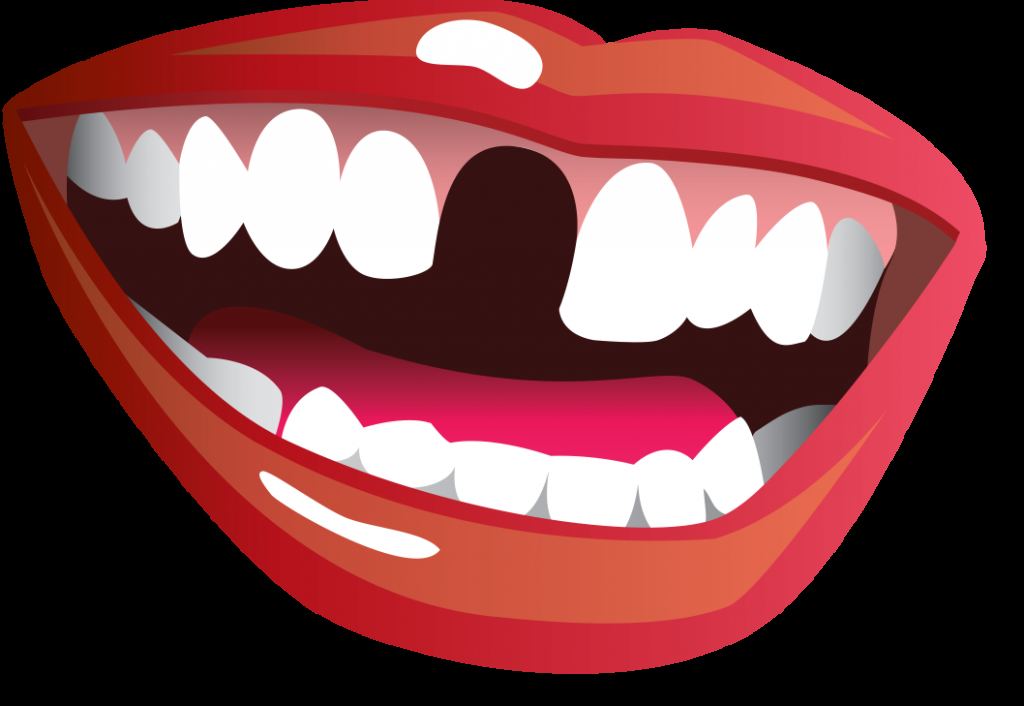
#> input picture haar-feature/filters/face_land_marks_filters/mouth.png, 1024 x 706 px
$ python kaakChat.py
#> lines starting #> are read from the running program, lines starting #| are printed output that depends on the picture; after the words box and inside, x2 and y2 are one past the last pixel; in counts of white or black regions, pixels touching at a corner belong together
# importing the libraries
import cv2
import numpy as np

# detecting the face
face_cascade = cv2.CascadeClassifier('haarcascade_frontalface_default.xml')

# Setup camera
cap = cv2.VideoCapture(0)

# setting the resizing properties
cv2.namedWindow('kaakChaat', cv2.WINDOW_NORMAL)

# Read logo and resize
path = './filters/'
logo = cv2.imread(path+'face_land_marks_filters/mouth.png')
#> logo is the input picture: shape (706, 1024, 3); mean B, G, R 69.2, 66.9, 125.3
fromY = 0
toY = 0
up = 1
imgToBeShown = 0
stillImg = True

while cap.isOpened():
    # Capture frame-by-frame
    ret, img = cap.read()
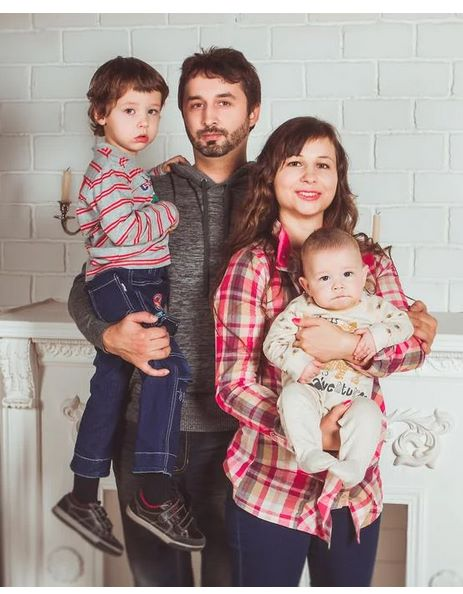
#> input picture haar-feature/TrialImg.jpeg, 463 x 594 px, given in place of the camera
#> img is the input picture: shape (594, 463, 3); mean B, G, R 144.4, 147.3, 164.4

    # detecting the face
    gray = cv2.cvtColor(img, cv2.COLOR_BGR2GRAY)
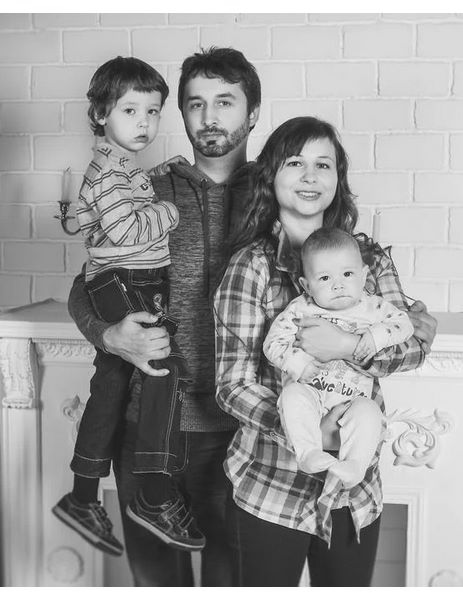
#> gray: shape (594, 463); min 11, max 255, mean 152.1
    # if(stillImg == False):
    #     img = gray

    faces = face_cascade.detectMultiScale(gray, 1.1, 4)
#> faces = [[110, 86, 64, 64], [273, 137, 73, 73], [306, 252, 62, 62], [171, 73, 81, 81]]

    # Region of Image (ROI), where we want to insert logo
    # roi = img[-size-10:-10, -size-10:-10]
    # it takes the positions where you want to put the logo, but it must be the same size of the logo
    for (leftPosX, topLeftY, width, height) in faces:
        cv2.rectangle(img, (leftPosX, topLeftY), (leftPosX +
                      width, topLeftY+height), (0, 255, 0), 3)
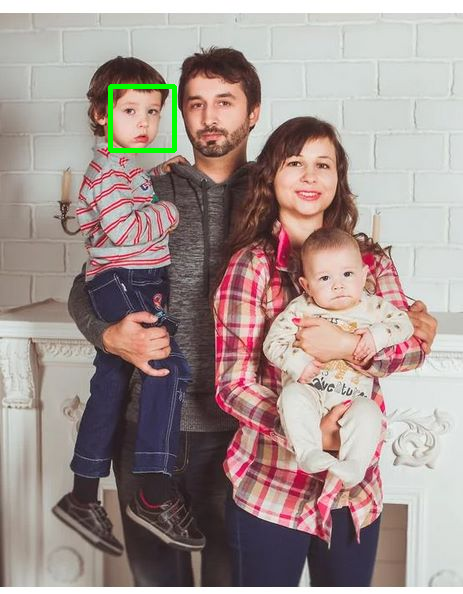
#> img: shape (594, 463, 3); 0.46% of pixels changed, all inside (x1, y1, x2, y2) = (108, 84, 177, 153)
        size = width
#> size = 64

        # print(leftPosX, y, width, h)
        logo = cv2.resize(logo, (size, size))
#> logo: shape (64, 64, 3)

        # Create a mask of logo
        img2gray = cv2.cvtColor(logo, cv2.COLOR_BGR2GRAY)
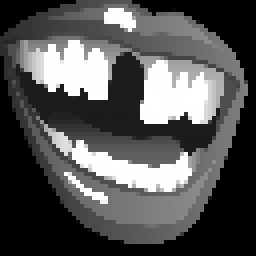
#> img2gray: shape (64, 64) (shown 4 times larger); min 0, max 255, mean 84.9
        ret, mask = cv2.threshold(img2gray, 1, 255, cv2.THRESH_BINARY)
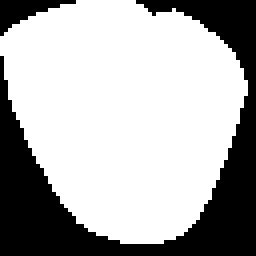
#> mask: shape (64, 64) (shown 4 times larger); 68.4% white; 2 black regions, box (x1, y1, x2, y2) and area: (0, 0, 64, 64) 1223, (0, 0, 19, 9) 73

        # roi = img[topLeftY - size:topLeftY, leftPosX:leftPosX + size]

        if(up == 1):
            fromY = topLeftY - size
#> fromY = 22
            toY = topLeftY
#> toY = 86
        else:
            fromY = topLeftY + height
            toY = topLeftY + height + size

        roi = img[fromY:toY, leftPosX:leftPosX + size]
        # roi = img[leftPosX:leftPosX + size, fromY:toY]

        # Set an index of where the mask is
        roi[np.where(mask)] = 0
        roi += logo
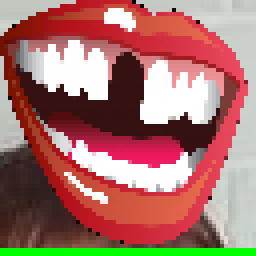
#> roi: shape (64, 64, 3) (shown 4 times larger); mean B, G, R 108, 115, 167.8

        # showing the image.
        # cv2.namedWindow('KaakChaat', cv2.WINDOW_NORMAL)
        # img2 = cv2.resize(img, (1500, 900))
        cv2.imshow('KaakChaat', img)
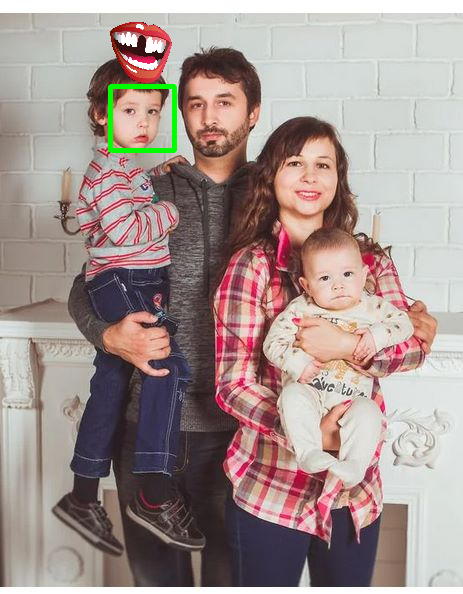
#> window 'KaakChaat': shape (594, 463, 3); mean B, G, R 143.2, 147.1, 163.9

        # changing the filter depending on the key pressed.
        if cv2.waitKey(1) == ord('q'):
            # When everything done, release the capture
#> (key q is pressed here)
            cap.release()
            cv2.destroyAllWindows()
        elif cv2.waitKey(1) == ord('a'):
            print('clown')
            logo = cv2.imread(path+'hats/clown-hat.png')
            up = 1
        elif cv2.waitKey(1) == ord('s'):
            logo = cv2.imread(path+'hats/birthday-hat.png')
            up = 1
        elif cv2.waitKey(1) == ord('d'):
            up = 1
            logo = cv2.imread(path+'hats/complete-clown-hat.png')
        elif cv2.waitKey(1) == ord('f'):
            up = 1
            logo = cv2.imread(path+'hats/crying-frog-hat.png')
        elif cv2.waitKey(1) == ord('g'):
            up = 1
            logo = cv2.imread(path+'hats/kings-crown.png')
        elif cv2.waitKey(1) == ord('h'):
            up = 1
            logo = cv2.imread(path+'hats/pig-hat.png')
        elif cv2.waitKey(1) == ord('j'):
            up = 1
            logo = cv2.imread(path+'hats/Lion-hat.png')
        elif cv2.waitKey(1) == ord('k'):
            up = 1
            logo = cv2.imread(path+'hats/santa_2.png')

        elif cv2.waitKey(1) == ord('z'):
            up = 0
            logo = cv2.imread(path+'beards/long-beard.png')
        elif cv2.waitKey(1) == ord('x'):
            up = 0
            logo = cv2.imread(path+'beards/m2ashaBeard.png')
        elif cv2.waitKey(1) == ord('c'):
            up = 0
            logo = cv2.imread(path+'beards/santa-beard.png')

        elif cv2.waitKey(1) == ord('w'):
            imgToBeShown = gray
            stillImg = False
        elif cv2.waitKey(1) == ord('e'):
            up = 0
            logo = cv2.imread(path+'beards/santa-beard.png')
        elif cv2.waitKey(1) == ord('r'):
            up = 0
            logo = cv2.imread(path+'beards/santa-beard.png')
